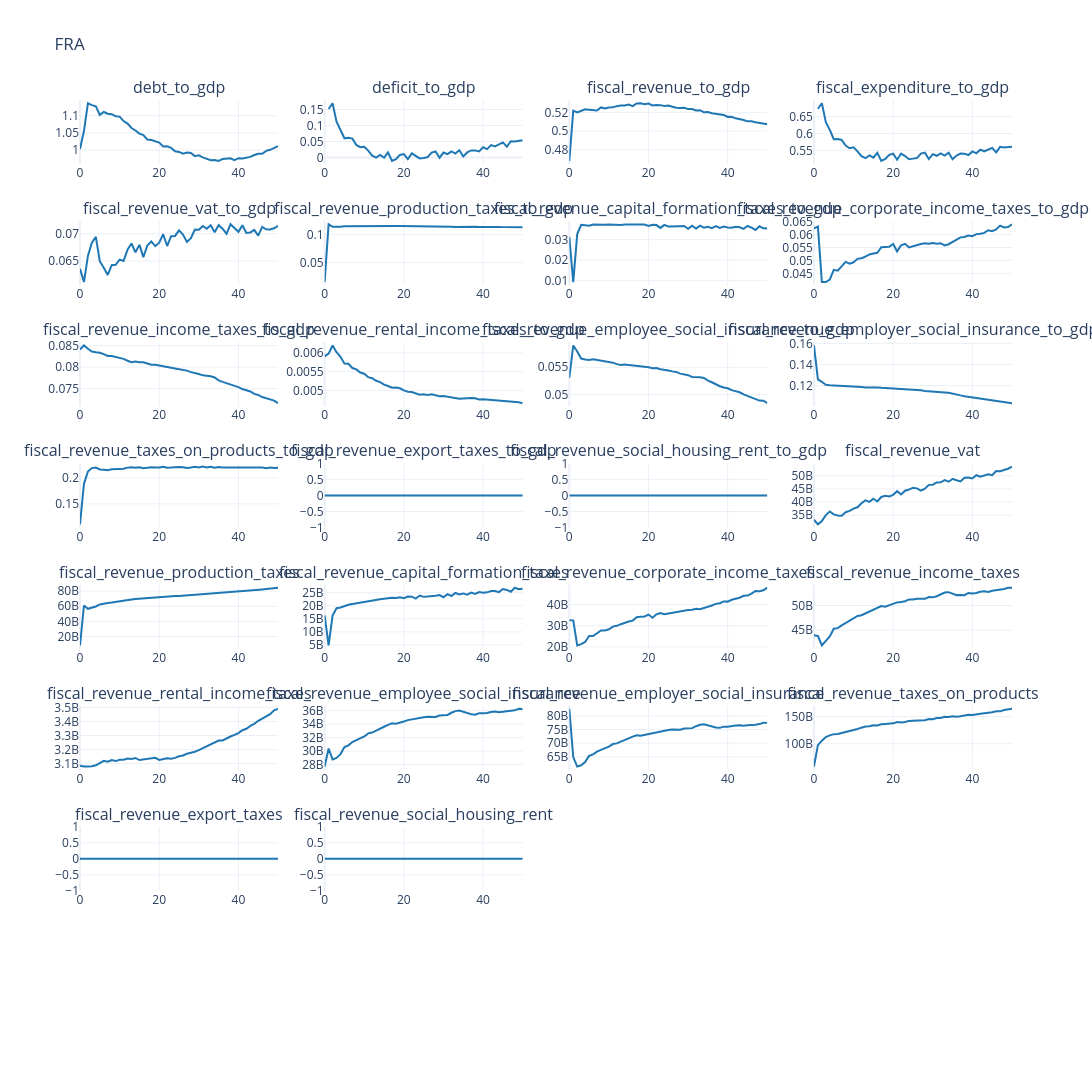
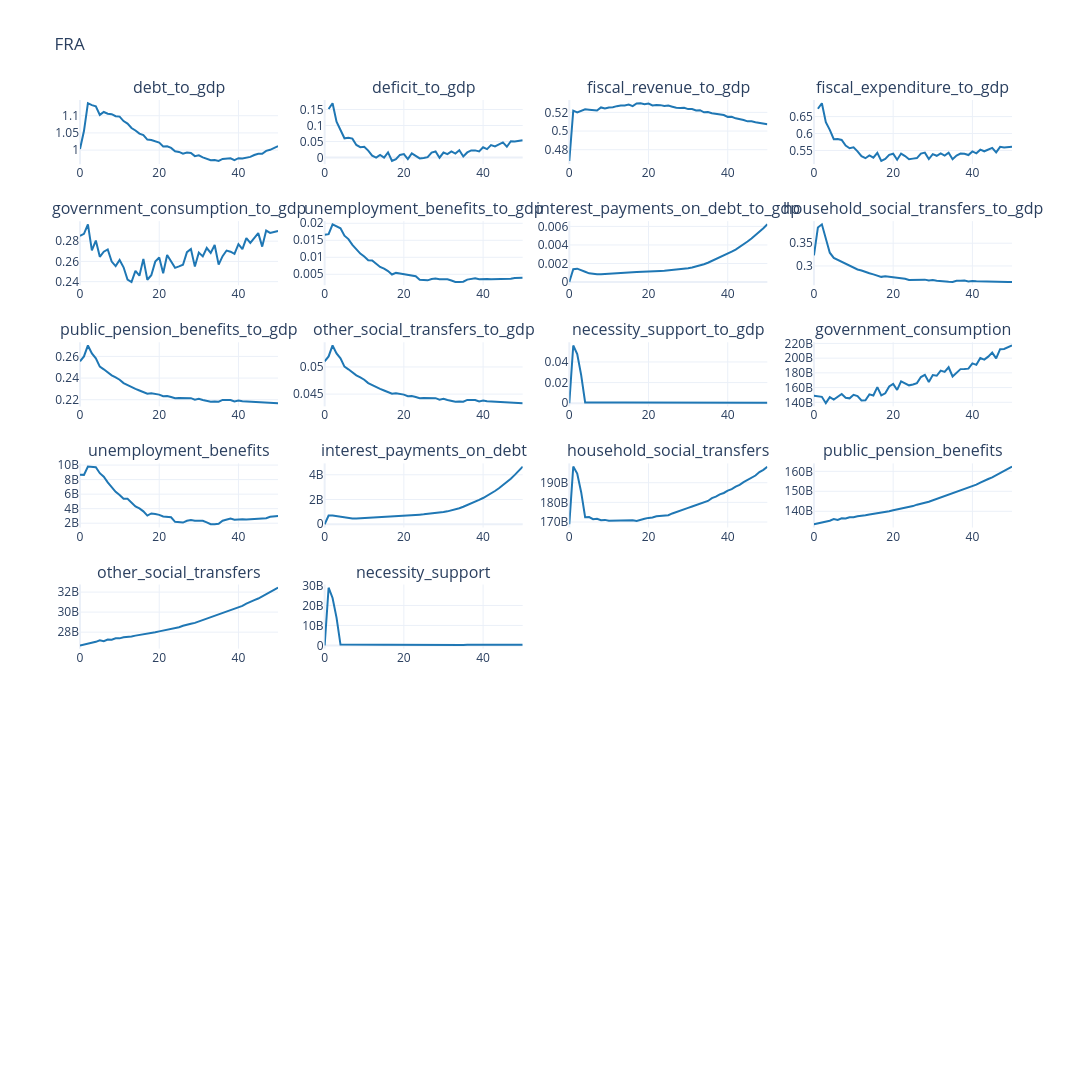

Notebook code cell kept with these figures, in order:
### Markdown cell above
## Macro, fiscal, policy, labour, and balance sheets

### Code cell
REVENUES_COLS = [
    "debt_to_gdp",
    "deficit_to_gdp",
    "fiscal_revenue_to_gdp",
    "fiscal_expenditure_to_gdp",

    "fiscal_revenue_vat_to_gdp",
    "fiscal_revenue_production_taxes_to_gdp",
    "fiscal_revenue_capital_formation_taxes_to_gdp",
    "fiscal_revenue_corporate_income_taxes_to_gdp",
    "fiscal_revenue_income_taxes_to_gdp",
    "fiscal_revenue_rental_income_taxes_to_gdp",
    "fiscal_revenue_employee_social_insurance_to_gdp",
    "fiscal_revenue_employer_social_insurance_to_gdp",
    "fiscal_revenue_taxes_on_products_to_gdp",
    "fiscal_revenue_export_taxes_to_gdp",
    "fiscal_revenue_social_housing_rent_to_gdp",

    "fiscal_revenue_vat",
    "fiscal_revenue_production_taxes",
    "fiscal_revenue_capital_formation_taxes",
    "fiscal_revenue_corporate_income_taxes",
    "fiscal_revenue_income_taxes",
    "fiscal_revenue_rental_income_taxes",
    "fiscal_revenue_employee_social_insurance",
    "fiscal_revenue_employer_social_insurance",
    "fiscal_revenue_taxes_on_products",
    "fiscal_revenue_export_taxes",
    "fiscal_revenue_social_housing_rent",
    ]

EXPENDITURE_COLS = [
    "debt_to_gdp",
    "deficit_to_gdp",
    "fiscal_revenue_to_gdp",
    "fiscal_expenditure_to_gdp",

    "government_consumption_to_gdp",
    "unemployment_benefits_to_gdp",
    "interest_payments_on_debt_to_gdp",
    "household_social_transfers_to_gdp",
    "public_pension_benefits_to_gdp",
    "other_social_transfers_to_gdp",
    "necessity_support_to_gdp",

    "government_consumption",
    "unemployment_benefits",
    "interest_payments_on_debt",
    "household_social_transfers",
    "public_pension_benefits",
    "other_social_transfers",
    "necessity_support",
]


plot_output(df=df_scenario[list(REVENUES_COLS)], no_rows=8, no_cols=4, country_code=COUNTRY, **FIGURE_SIZES["benchmark"])
plot_output(df=df_scenario[list(EXPENDITURE_COLS)], no_rows=8, no_cols=4, country_code=COUNTRY, **FIGURE_SIZES["benchmark"])
